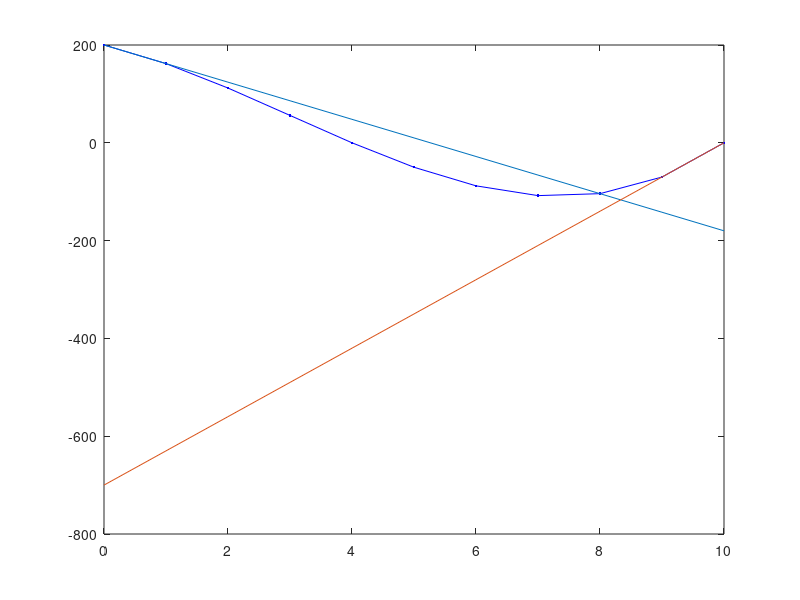

Write MATLAB code to recreate this figure.
clear all;
clc;

x = 0:10;
y = x.^3 - 9*x.^2 - 30*x + 200;

plot(x, y, '.-b');
hold on;


dy = y(2) - y(1)
dy2 = y(end) - y(end-1)

p = length(x);

plot(x, y(1) + dy * x);
c = y(p) + dy2 * x(p)
plot(x, y(p) + dy2 * x - c);
% y1 + m1*x = y2 - m2*x
% (m1 + m2)x = (y2 - y1)
% (y2 - y1)/(m1 + m2) = x
x2 = (y(end) - y(1)) / (dy2 + dy)




% for i = 1:p/2
%     q = floor(linspace(1, p, i));
%     plot(x(q), y(q), '.-');
% end
%colororder(hsv(p));
hold off;